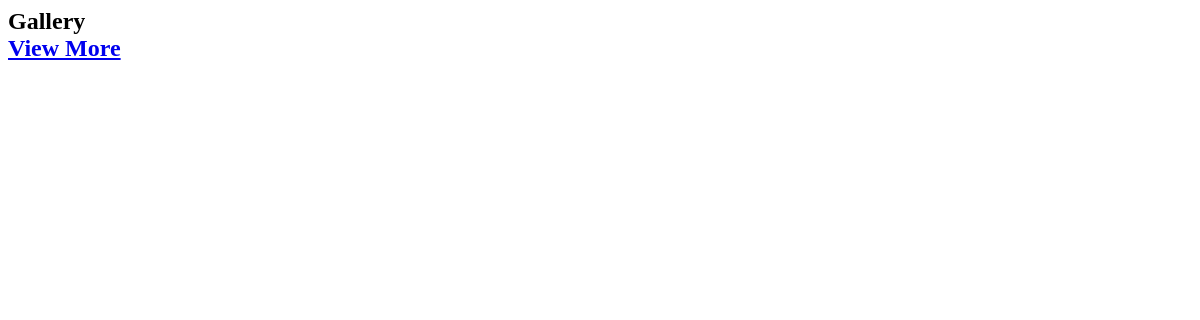
The app's page /gallery-section.php, older data.
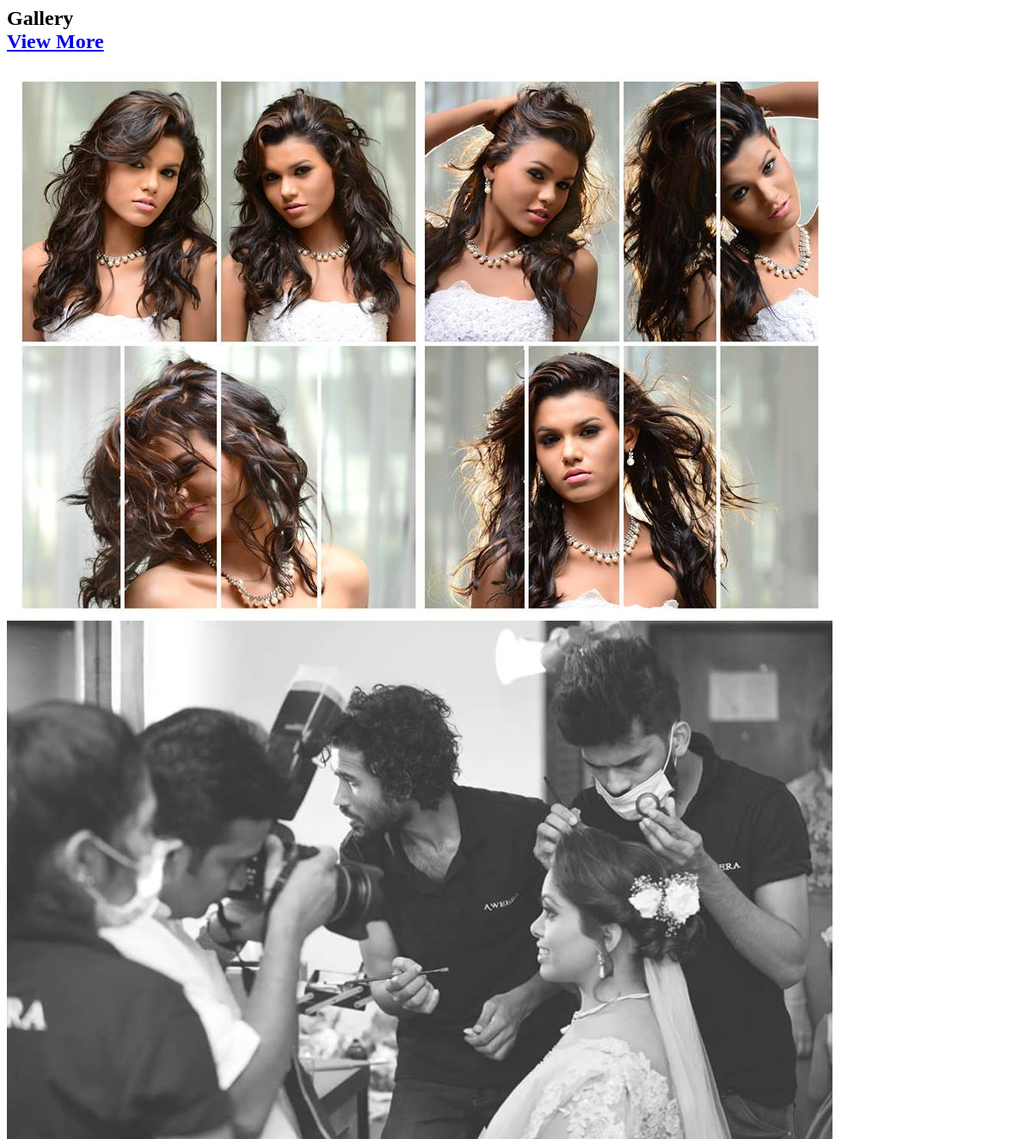
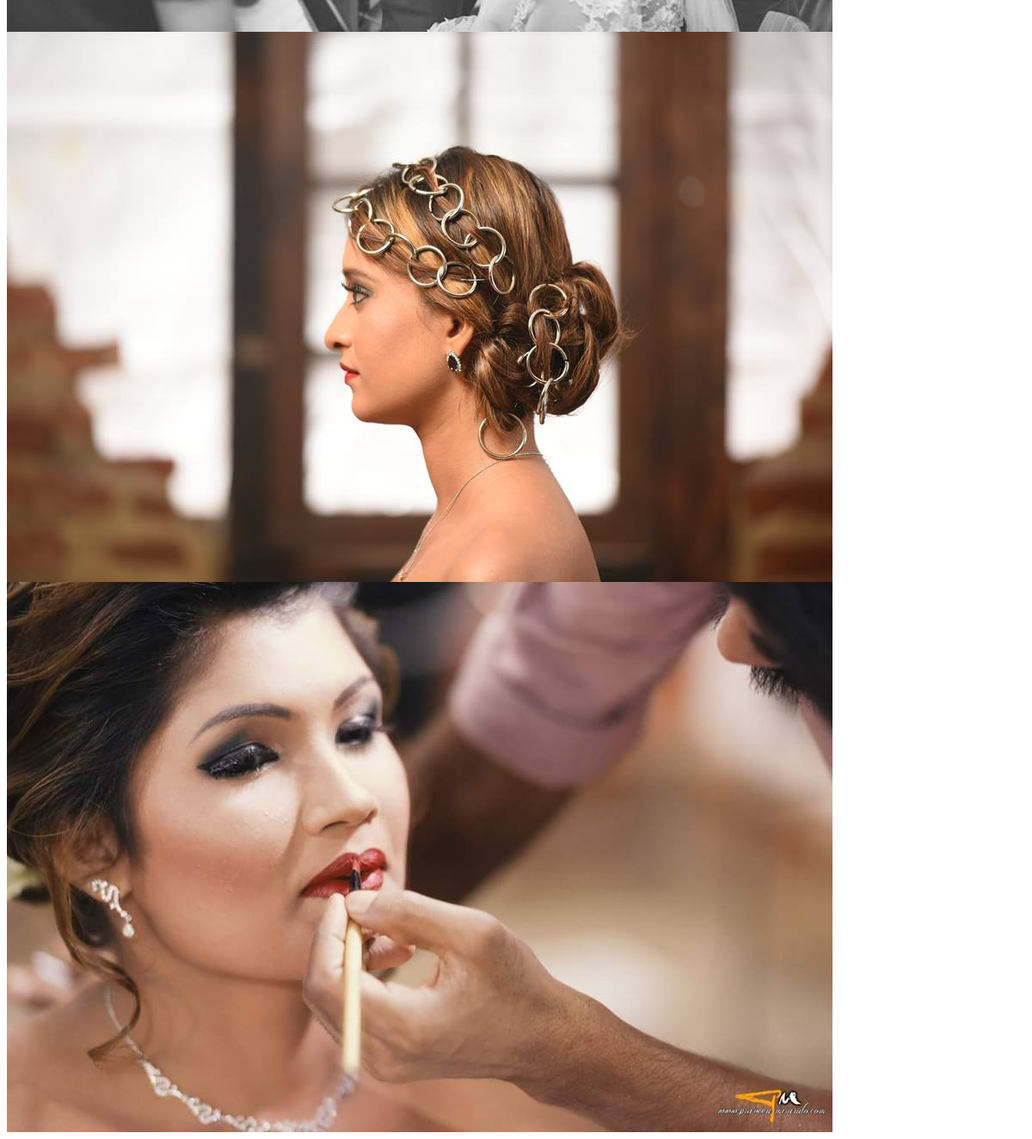
The same page, newer data (2 pictures, top to bottom).
### tables this page shows
CREATE TABLE IF NOT EXISTS `gallery` (
  `image_id` int(11) NOT NULL AUTO_INCREMENT,
  `path` varchar(100) NOT NULL,
  `date_added` datetime(6) NOT NULL,
  PRIMARY KEY (`image_id`)
);

### model/Database.php (called while the page is built, shortened)
<?php
	class Database{
		protected static $connection;
		public function connect(){
			$dbhost = 'localhost';
			$dbuser = 'root';
			$dbpass = '';
			$dbname = 'aweeradb';
			self::$connection = new mysqli($dbhost, $dbuser,$dbpass,$dbname);
			return self::$connection;
		}
		public function executeQuery($query) {
		    try{
                $connection = $this -> connect();
                $result = $connection -> query($query);
                return $result;
            }catch (Exception $e) {
                echo $e;
            }
    	}
	}
 ?>

### model/Gallery.php (called while the page is built, shortened)
<?php require_once('Database.php') ?>
<?php
	class Gallery{
        protected static $db;
        public function __construct(){
            self::$db = new Database();
        }
        public function getImages(){
            $query = "SELECT * FROM gallery ORDER BY date_added DESC";
            try{
                $result = self::$db->executeQuery($query);
                return $result;
            }
            catch(Exception $e){
                echo $e;
            }
        }
	}
 ?>

### gallery-section.php (the view, shortened to what this page needs)
<?php require_once "model/Gallery.php"; ?>
<link rel="stylesheet" href="baguettebox/baguetteBox.min.css">
<?php
$gallery = new Gallery();
$result = $gallery->getImages();
?>
<div id="gallery" class="row">
    <div class="col-lg-12">
        <h2 class="page-header"> Gallery <div class="request-icon" onclick="getAppointments('all')">
                <a href="gallery.php" class="btn view-all">View More   <i class="fa fa-table" aria-hidden="true"></i></a>
            </div></h2>
    </div>
    <div class="tz-gallery">
            <?php
            $count=0;
            $image_list ="";
            while($image=mysqli_fetch_assoc($result) AND $count<6){
                $image_list .="<div class=\"col-sm-6 col-md-4\">
                <a href='img/uploads/".$image['path']."'>
                    <img class=\"img-responsive img-portfolio img-hover\" src='img/uploads/".$image['path']."' alt=\"\">
                </a>
            </div>";
                $count +=1;
            }
            echo $image_list;
            ?>
    </div>
</div>

Row changes from the older to the newer data that the page shows:
added gallery: path (picture)
added gallery: path (picture)
added gallery: path (picture)
added gallery: path (picture)
